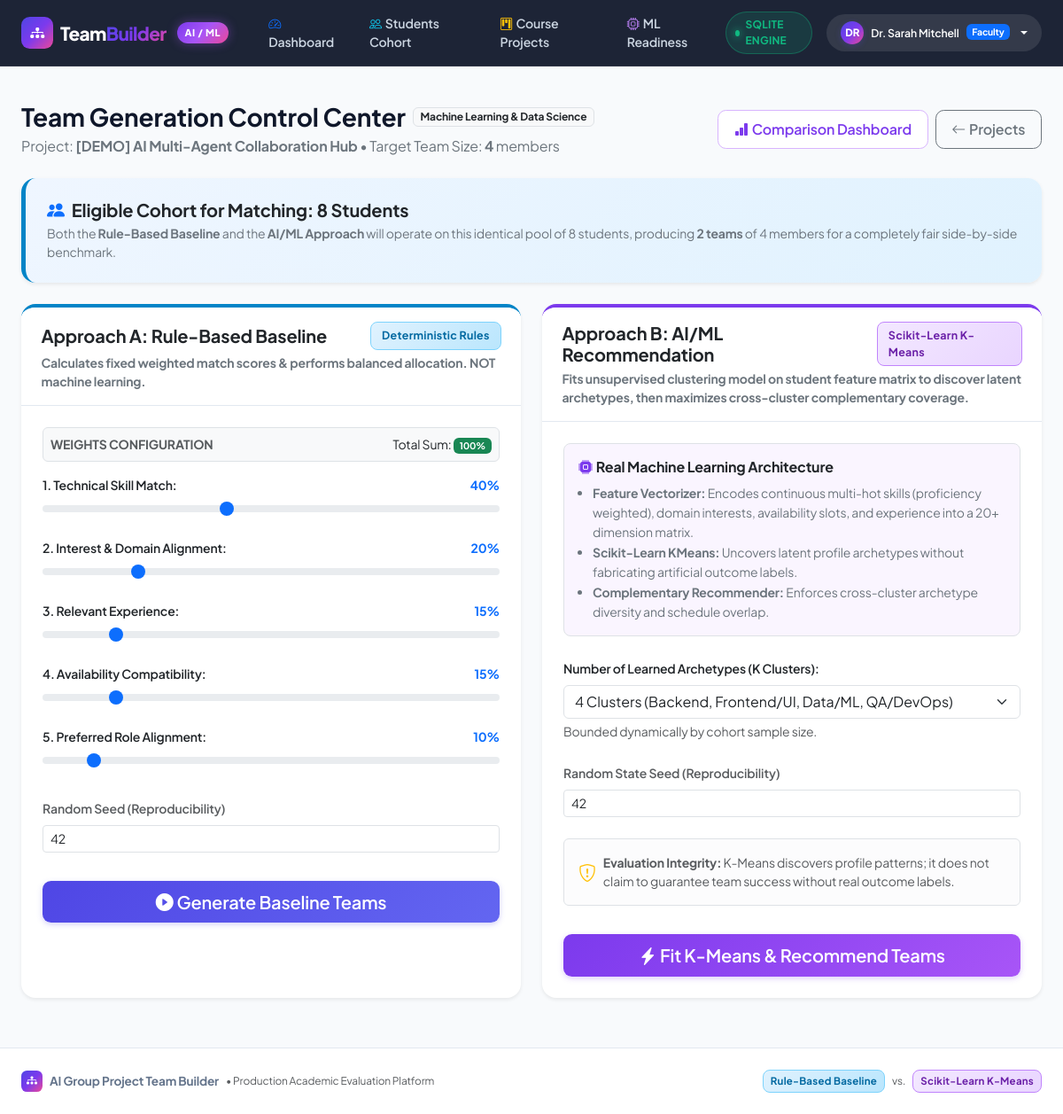
Page /generation/10 (signed in) on the earlier database version.
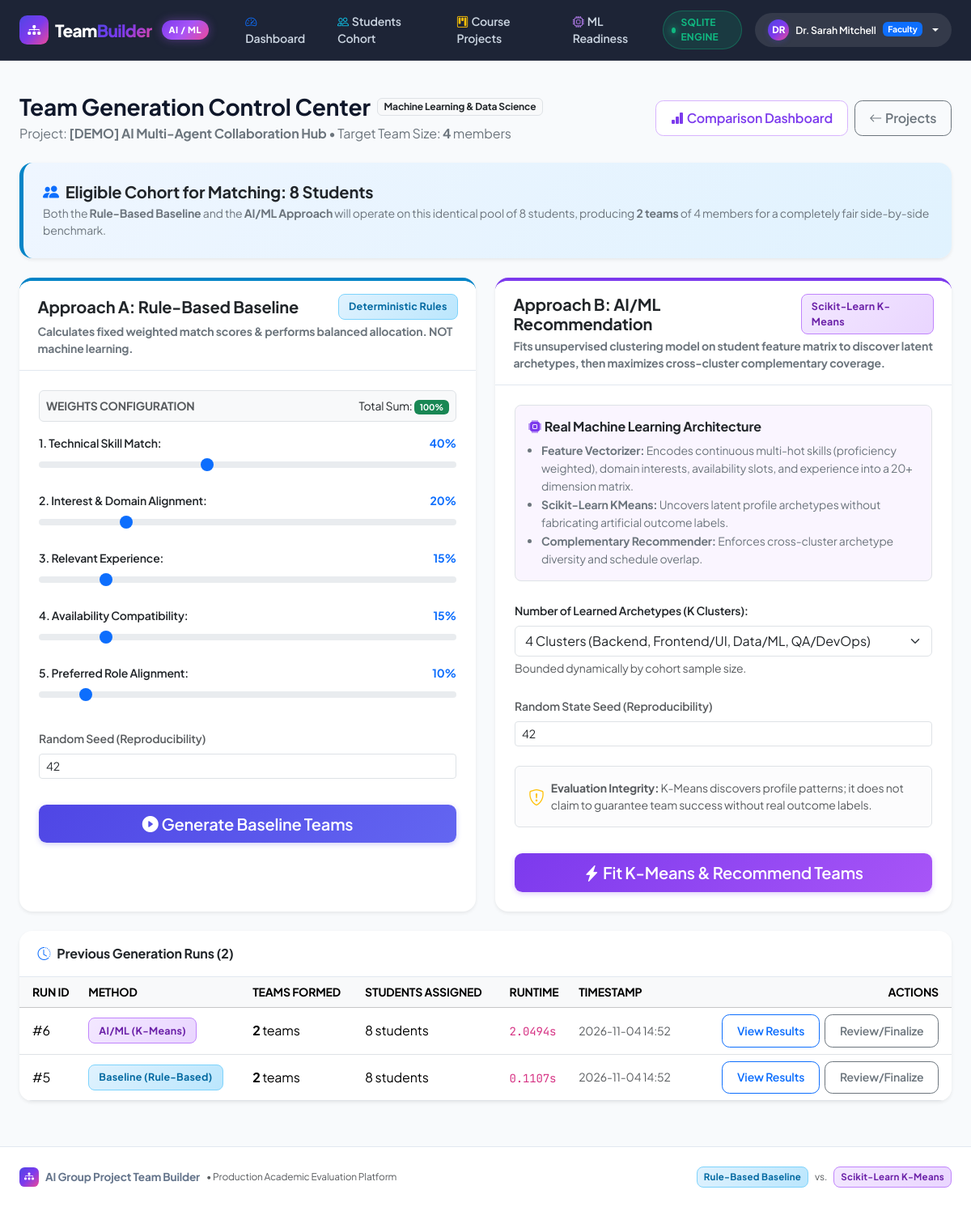
Same page on the later database version.
### models/entities.py (models this page shows)
class TeamGenerationRun(Base):
    __tablename__ = "team_generation_runs"
    id = Column(Integer, primary_key=True, autoincrement=True)
    project_id = Column(Integer, ForeignKey("projects.id", ondelete="CASCADE"), nullable=False)
    method = Column(String(50), nullable=False)  # 'baseline' or 'ml'
    weights_json = Column(Text, nullable=True)
    random_seed = Column(Integer, default=42)
    n_teams = Column(Integer, nullable=False)
    n_students_assigned = Column(Integer, nullable=False)
    n_students_unassigned = Column(Integer, nullable=False, default=0)
    runtime_seconds = Column(Float, nullable=False, default=0.0)
    created_at = Column(DateTime, default=datetime.utcnow)
    project = relationship("Project", back_populates="generation_runs")
    teams = relationship("Team", back_populates="generation_run")
    evaluation = relationship("EvaluationResult", back_populates="generation_run", uselist=False, cascade="all, delete-orphan")

### routes/generation_routes.py (the view)
@generation_bp.route("/<int:project_id>")
@login_required
@faculty_required
def project_generation_setup(project_id):
    user = get_current_user()
    db = get_db()
    project = ProjectService.get_project_by_id(project_id, session=db)
    if not project:
        flash("Project not found.", "warning")
        return redirect(url_for("faculty.projects_list"))
    eligible, ineligible = ProjectService.get_eligible_students(project.id, session=db)
    existing_runs = db.query(TeamGenerationRun).filter_by(project_id=project.id).order_by(TeamGenerationRun.created_at.desc()).all()
    return render_template(
        "faculty/generate_teams.html",
        current_user=user,
        project=project,
        eligible_students=eligible,
        ineligible_students=ineligible,
        default_weights=RuleBasedTeamEngine.DEFAULT_WEIGHTS,
        existing_runs=existing_runs
    )

### database/db.py (called while the page is built)
def get_db():
    return db_manager.get_session()

    def get_session(self):
        if not getattr(self, "initialized", False):
            self.init_db()
        return self.Session()

    def remove_session(self):
        if getattr(self, "Session", None) is not None:
            try:
                self.Session.remove()
            except Exception as e:
                logger.warning(f"Error removing scoped session: {e}")

### models/entities.py (called while the page is built)
    def is_faculty(self):
        return self.role == "faculty"

    def is_student(self):
        return self.role == "student"

### services/auth_service.py (called while the page is built)
def get_current_user():
    user_id = session.get("user_id")
    if not user_id:
        return None
    db = get_db()
    try:
        return db.query(User).filter_by(id=user_id).first()
    except Exception:
        db.rollback()
        return None

def login_required(f):
    @wraps(f)
    def decorated_function(*args, **kwargs):
        if not session.get("user_id"):
            flash("Please log in to access this page.", "warning")
            return redirect(url_for("auth.login", next=request.url))
        return f(*args, **kwargs)
    return decorated_function

### templates/faculty/generate_teams.html (shortened to what the changed rows need)
{% extends "base.html" %}
{% block content %}
<div class="row g-4 py-2">
    <div class="col-12">
        <div class="d-flex flex-column flex-md-row justify-content-between align-items-md-center gap-3">
            <div>
                <div class="d-flex align-items-center gap-2 mb-1 flex-wrap">
                    <h1 class="h3 fw-bold mb-0">Team Generation Control Center</h1>
                </div>
            </div>
        </div>
    </div>
    {% if existing_runs %}
        <div class="col-12 mt-4">
            <div class="card shadow-sm border-0">
                <div class="card-header bg-white d-flex justify-content-between align-items-center py-3">
                    <span class="fw-bold fs-6"><i class="bi bi-clock-history me-2 text-primary"></i>Previous Generation Runs ({{ existing_runs|length }})</span>
                </div>
                <div class="table-responsive">
                    <table class="table table-hover align-middle mb-0">
                        <thead class="table-light">
                            <tr class="small text-muted text-uppercase">
                                <th class="ps-3">Run ID</th>
                                <th>Method</th>
                                <th>Teams Formed</th>
                                <th>Students Assigned</th>
                                <th>Runtime</th>
                                <th>Timestamp</th>
                                <th class="text-end pe-3">Actions</th>
                            </tr>
                        </thead>
                        <tbody>
                            {% for r in existing_runs %}
                                <tr>
                                    <td class="ps-3">#{{ r.id }}</td>
                                    <td>
                                        {% if r.method == 'baseline' %}
                                            <span class="badge-baseline">Baseline (Rule-Based)</span>
                                        {% else %}
                                            <span class="badge-ml">AI/ML (K-Means)</span>
                                        {% endif %}
                                    </td>
                                    <td><strong>{{ r.n_teams }}</strong> teams</td>
                                    <td>{{ r.n_students_assigned }} students</td>
                                    <td><code>{{ r.runtime_seconds|round(4) }}s</code></td>
                                    <td class="text-muted small">{{ r.created_at.strftime('%Y-%m-%d %H:%M') }}</td>
                                    <td class="text-end pe-3">
                                        <a href="{{ url_for('generation.view_results', run_id=r.id) }}" class="btn btn-sm btn-outline-primary me-1">
                                            View Results
                                        </a>
                                        <a href="{{ url_for('generation.review_and_edit_teams', run_id=r.id) }}" class="btn btn-sm btn-outline-secondary">
                                            Review/Finalize
                                        </a>
                                    </td>
                                </tr>
                            {% endfor %}
                        </tbody>
                    </table>
                </div>
            </div>
        </div>
    {% endif %}
</div>
{% endblock %}

Differences in the rows shown:
added TeamGenerationRun: id "6", method "AI/ML (K-Means)", n_teams "2", n_students_assigned "8", runtime_seconds "2.0494", created_at "2026-11-04 14:52"
added TeamGenerationRun: id "5", method "Baseline (Rule-Based)", n_teams "2", n_students_assigned "8", runtime_seconds "0.1107", created_at "2026-11-04 14:52"
Other differences:
{{ existing_runs|length }}: (not shown) → "2"
text now shown: "Previous Generation Runs ( ) RUN ID METHOD TEAMS FORMED STUDENTS ASSIGNED RUNTIME TIMESTAMP ACTIONS"
